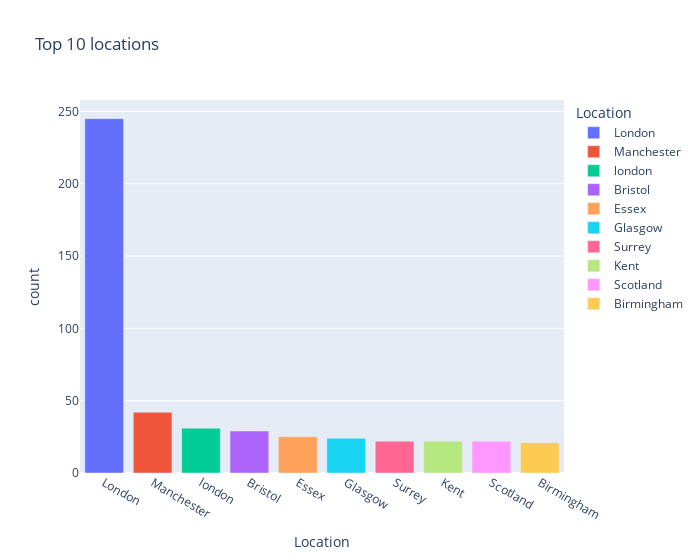

The code cell stored with this chart in its notebook:
### Code cell
px.bar(lagest_locations_df, x="Location", y="count", title="Top 10 locations",  color="Location",  width=700)

### Figure 1 — Plotly figure (JSON) as saved in the notebook; plotly's stock layout.template omitted (floating-point values rounded to 4 significant figures)
{"data": [{"alignmentgroup": "True", "hovertemplate": "Location=%{x}<br>count=%{y}<extra></extra>", "legendgroup": "London", "marker": {"color": "#636efa", "pattern": {"shape": ""}}, "name": "London", "offsetgroup": "London", "orientation": "v", "showlegend": true, "textposition": "auto", "type": "bar", "x": ["London"], "xaxis": "x", "y": [245], "yaxis": "y"}, {"alignmentgroup": "True", "hovertemplate": "Location=%{x}<br>count=%{y}<extra></extra>", "legendgroup": "Manchester", "marker": {"color": "#EF553B", "pattern": {"shape": ""}}, "name": "Manchester", "offsetgroup": "Manchester", "orientation": "v", "showlegend": true, "textposition": "auto", "type": "bar", "x": ["Manchester"], "xaxis": "x", "y": [42], "yaxis": "y"}, {"alignmentgroup": "True", "hovertemplate": "Location=%{x}<br>count=%{y}<extra></extra>", "legendgroup": "london", "marker": {"color": "#00cc96", "pattern": {"shape": ""}}, "name": "london", "offsetgroup": "london", "orientation": "v", "showlegend": true, "textposition": "auto", "type": "bar", "x": ["london"], "xaxis": "x", "y": [31], "yaxis": "y"}, {"alignmentgroup": "True", "hovertemplate": "Location=%{x}<br>count=%{y}<extra></extra>", "legendgroup": "Bristol", "marker": {"color": "#ab63fa", "pattern": {"shape": ""}}, "name": "Bristol", "offsetgroup": "Bristol", "orientation": "v", "showlegend": true, "textposition": "auto", "type": "bar", "x": ["Bristol"], "xaxis": "x", "y": [29], "yaxis": "y"}, {"alignmentgroup": "True", "hovertemplate": "Location=%{x}<br>count=%{y}<extra></extra>", "legendgroup": "Essex", "marker": {"color": "#FFA15A", "pattern": {"shape": ""}}, "name": "Essex", "offsetgroup": "Essex", "orientation": "v", "showlegend": true, "textposition": "auto", "type": "bar", "x": ["Essex"], "xaxis": "x", "y": [25], "yaxis": "y"}, {"alignmentgroup": "True", "hovertemplate": "Location=%{x}<br>count=%{y}<extra></extra>", "legendgroup": "Glasgow", "marker": {"color": "#19d3f3", "pattern": {"shape": ""}}, "name": "Glasgow", "offsetgroup": "Glasgow", "orientation": "v", "showlegend": true, "textposition": "auto", "type": "bar", "x": ["Glasgow"], "xaxis": "x", "y": [24], "yaxis": "y"}, {"alignmentgroup": "True", "hovertemplate": "Location=%{x}<br>count=%{y}<extra></extra>", "legendgroup": "Surrey", "marker": {"color": "#FF6692", "pattern": {"shape": ""}}, "name": "Surrey", "offsetgroup": "Surrey", "orientation": "v", "showlegend": true, "textposition": "auto", "type": "bar", "x": ["Surrey"], "xaxis": "x", "y": [22], "yaxis": "y"}, {"alignmentgroup": "True", "hovertemplate": "Location=%{x}<br>count=%{y}<extra></extra>", "legendgroup": "Kent", "marker": {"color": "#B6E880", "pattern": {"shape": ""}}, "name": "Kent", "offsetgroup": "Kent", "orientation": "v", "showlegend": true, "textposition": "auto", "type": "bar", "x": ["Kent"], "xaxis": "x", "y": [22], "yaxis": "y"}, {"alignmentgroup": "True", "hovertemplate": "Location=%{x}<br>count=%{y}<extra></extra>", "legendgroup": "Scotland", "marker": {"color": "#FF97FF", "pattern": {"shape": ""}}, "name": "Scotland", "offsetgroup": "Scotland", "orientation": "v", "showlegend": true, "textposition": "auto", "type": "bar", "x": ["Scotland"], "xaxis": "x", "y": [22], "yaxis": "y"}, {"alignmentgroup": "True", "hovertemplate": "Location=%{x}<br>count=%{y}<extra></extra>", "legendgroup": "Birmingham", "marker": {"color": "#FECB52", "pattern": {"shape": ""}}, "name": "Birmingham", "offsetgroup": "Birmingham", "orientation": "v", "showlegend": true, "textposition": "auto", "type": "bar", "x": ["Birmingham"], "xaxis": "x", "y": [21], "yaxis": "y"}], "layout": {"barmode": "relative", "legend": {"title": {"text": "Location"}, "tracegroupgap": 0}, "title": {"text": "Top 10 locations"}, "width": 700, "xaxis": {"anchor": "y", "categoryarray": ["London", "Manchester", "london", "Bristol", "Essex", "Glasgow", "Surrey", "Kent", "Scotland", "Birmingham"], "categoryorder": "array", "domain": [0, 1], "title": {"text": "Location"}}, "yaxis": {"anchor": "x", "domain": [0, 1], "title": {"text": "count"}}}}
